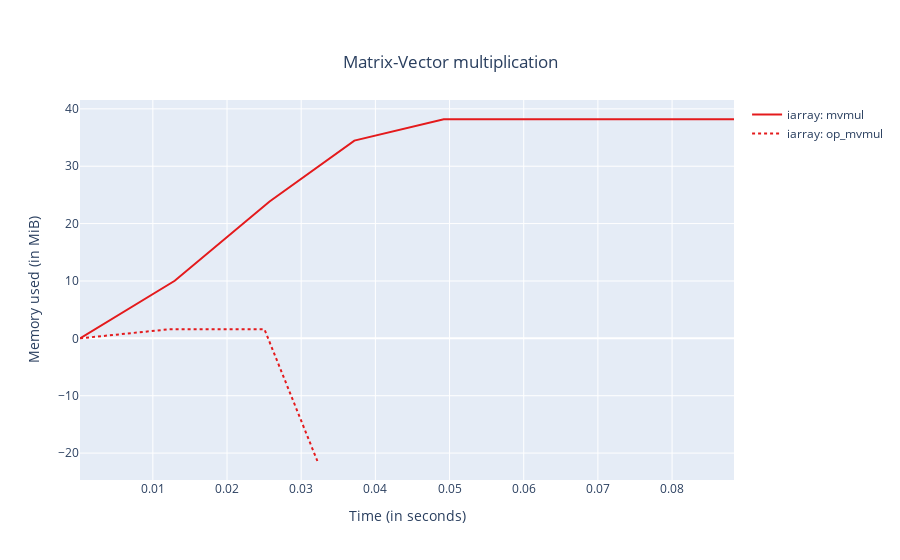

Notebook source saved alongside this figure:
### Code cell
%mprof_plot iarray::.*mvmul  -t "Matrix-Vector multiplication"

### Figure 1 — Plotly figure (JSON) as saved in the notebook; plotly's stock layout.template omitted (floating-point values rounded to 4 significant figures)
{"data": [{"legendgroup": "0", "line": {"dash": "solid"}, "marker": {"color": "rgb(228,26,28)"}, "mode": "lines", "name": "iarray: mvmul", "type": "scatter", "x": [0.0001788, 0.01295, 0.02574, 0.03717, 0.04922, 0.0604, 0.07212, 0.08348, 0.08835], "y": [0.0, 10.04, 23.84, 34.47, 38.2, 38.2, 38.2, 38.23, 38.21]}, {"legendgroup": "0", "line": {"dash": "dot"}, "marker": {"color": "rgb(228,26,28)"}, "mode": "lines", "name": "iarray: op_mvmul", "type": "scatter", "x": [0.0001881, 0.01219, 0.02504, 0.03218], "y": [0.0, 1.578, 1.586, -21.38]}], "layout": {"showlegend": true, "title": {"text": "Matrix-Vector multiplication", "x": 0.5, "xanchor": "center", "y": 0.9, "yanchor": "top"}, "xaxis": {"title": {"text": "Time (in seconds)"}}, "yaxis": {"title": {"text": "Memory used (in MiB)"}}}}
